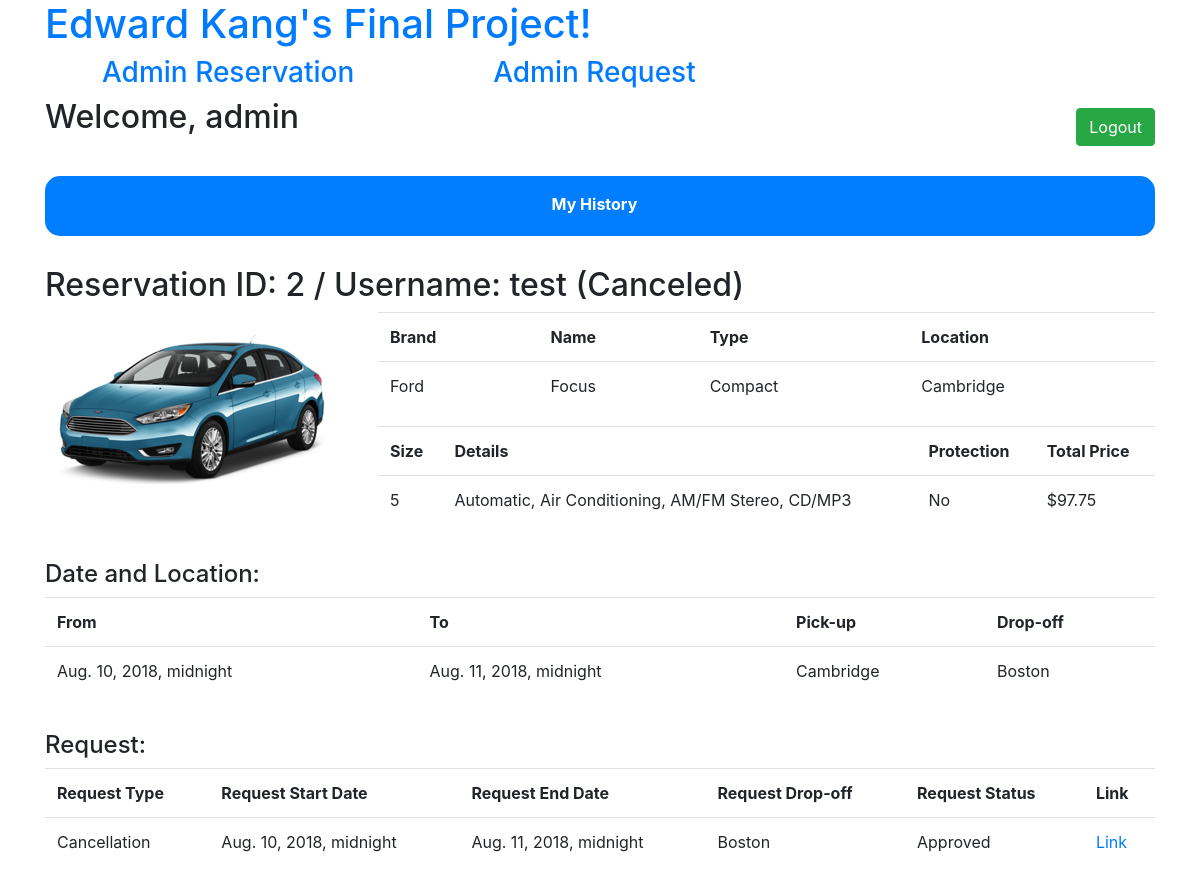
The page /adminpage/reservation/2 (signed in) on the database its author committed.
### rents/models.py (models this page shows, shortened)
class Reservation(models.Model):
    reservation_user = models.ForeignKey(settings.AUTH_USER_MODEL, on_delete=models.CASCADE)
    reservation_car = models.ForeignKey(Car, on_delete=models.CASCADE)
    reservation_start_date = models.DateTimeField()
    reservation_end_date = models.DateTimeField()
    reservation_drop_off = models.ForeignKey(Location, on_delete=models.CASCADE)
    reservation_protection = models.CharField(max_length=64)
    reservation_total_price = models.FloatField()
    reservation_status = models.CharField(max_length=64)
    reservation_request = models.CharField(max_length=64)

class Car(models.Model):
    car_brand = models.CharField(max_length=64)
    car_name = models.CharField(max_length=64)
    car_type = models.CharField(max_length=64)
    car_price = models.FloatField()
    car_size = models.IntegerField()
    car_detail = models.CharField(max_length=64)
    car_status = models.CharField(max_length=64)
    car_location = models.ForeignKey(Location, on_delete=models.CASCADE)

class Location(models.Model):
    location_name = models.CharField(max_length=64)
    location_address = models.CharField(max_length=64)

class Request(models.Model):
    request_reservation = models.ForeignKey(Reservation, on_delete=models.CASCADE)
    request_reserved_date = models.ForeignKey(ReservedDate, on_delete=models.CASCADE)
    request_start_date = models.DateTimeField(blank=True, null=True)
    request_end_date = models.DateTimeField(blank=True, null=True)
    request_drop_off = models.ForeignKey(Location, on_delete=models.CASCADE)
    request_status = models.CharField(max_length=64)
    request_approval = models.CharField(max_length=64)

### rents/views.py (the view)
# urls.py: path("adminpage/reservation/<int:reservationid>", views.adminReservationDetailView, name="admin_reservation_detail"),
@user_passes_test(lambda user: user.is_superuser)
def adminReservationDetailView(request, reservationid):
    reservation_detail = Reservation.objects.filter(id=reservationid).all()
    reservation_length = len(reservation_detail)
    if not request.user.is_authenticated:
        return render(request, 'rents/login.html', {'message': 'Please login first.'})
    elif reservation_length == 0:
        return render(request, 'rents/error.html', {'message': 'No Result.'})
    else:
        reservation_request = Request.objects.filter(request_reservation__id=reservationid).all()
        context = {
            'reservationdetails' : reservation_detail,
            'reservationrequests' : reservation_request
        }
        return render(request, 'rents/admin_reservation_detail.html', context)

### rents/templates/rents/admin_reservation_detail.html (shortened to what this page needs)
{% extends "rents/menu.html" %}
{% block body %}
<div id="body_content" class="form-group">
    <div>
        <div id="search_title_full">
            {% for reservationdetail in reservationdetails %}
            <h2>Reservation ID: {{ reservationdetail.id }} / Username: {{ reservationdetail.reservation_user.username }} ({{ reservationdetail.reservation_status }})</h2>
        </div>
        <div class="body_table">
            <div class="body_table_content">
                <div id="car_image">
                    <img src="/static/rents/img/{{ reservationdetail.reservation_car.car_name }}.png" alt="{{ reservationdetail.reservation_car.car_name }}">
                </div>
                <div id="car_info">
                    <table class="table">
                        <tr>
                            <th>Brand</th>
                            <th>Name</th>
                            <th>Type</th>
                            <th>Location</th>
                        </tr>
                        <tr>
                            <td>{{ reservationdetail.reservation_car.car_brand }}</td>
                            <td>{{ reservationdetail.reservation_car.car_name }}</td>
                            <td>{{ reservationdetail.reservation_car.car_type }}</td>
                            <td>{{ reservationdetail.reservation_car.car_location.location_name }}</td>
                        </tr>
                    </table>
                </div>
                <div id="car_info">
                    <table class="table">
                        <tr>
                            <th>Size</th>
                            <th>Details</th>
                            <th>Protection</th>
                            <th>Total Price</th>
                        </tr>
                        <tr>
                            <td>{{ reservationdetail.reservation_car.car_size }}</td>
                            <td>{{ reservationdetail.reservation_car.car_detail }}</td>
                            <td>{{ reservationdetail.reservation_protection }}</td>
                            <td>${{ reservationdetail.reservation_total_price|floatformat:2 }}</td>
                        </tr>
                    </table>
                </div>
                <div id="reservation_div">
                    <h4>Date and Location:</h4>
                    <table class="table">
                        <tr>
                            <th>From</th>
                            <th>To</th>
                            <th>Pick-up</th>
                            <th>Drop-off</th>
                        </tr>
                        <tr>
                            <td id="reservation_start_date">{{ reservationdetail.reservation_start_date }}</td>
                            <td id="reservation_end_date">{{ reservationdetail.reservation_end_date }}</td>
                            <td>{{ reservationdetail.reservation_car.car_location.location_name }}</td>
                            <td id="reservation_drop_off">{{ reservationdetail.reservation_drop_off.location_name }}</td>
                        </tr>
                    </table>
                </div>
                {% endfor %}
                <div id="request_div">
                    <h4>Request:</h4>
                    {% for reservationrequest in reservationrequests %}
                    <table class="table">
                        <tr>
                            <th>Request Type</th>
                            <th>Request Start Date</th>
                            <th>Request End Date</th>
                            <th>Request Drop-off</th>
                            <th>Request Status</th>
                            <th>Link</th>
                        </tr>
                        <tr>
                            <td>{{ reservationrequest.request_status }}</td>
                            <td>{{ reservationrequest.request_start_date }}</td>
                            <td>{{ reservationrequest.request_end_date }}</td>
                            <td>{{ reservationrequest.request_drop_off.location_name }}</td>
                            <td>{{ reservationrequest.request_approval }}</td>
                            <td><a href="/adminpage/request/{{ reservationrequest.id }}">Link</a></td>
                        </tr>
                    </table>
                    {% endfor %}
                </div>
            </div>
        </div>
    </div>
</div>
{% endblock %}

### rents/templates/rents/menu.html
{% extends "rents/layout.html" %}
{% block menu %}
<div class="form-group">
    <div class="content_item">
        <h2 id="title_welcome">Welcome, {{ user.username }}</h2>
        <input id="logout_button" class="btn btn-success" type="button" value="Logout" onclick="location.href = '/logout'"/>
    </div>
    <div id="menu">
        <table id="menu_table">
            <tr id="menu_table_tr">
                <td id="menu_table_td">
                </td>
                <td id="menu_table_td">
                    <a class="menu_button" href="/history">My History</a>
                </td>
                <td id="menu_table_td">
                </td>
            </tr>
        </table>
    </div>
    {% block body %}
    {% endblock %}
</div>
{% endblock %}

### rents/static/rents/style.css (style rules this page uses)
#title_welcome { width: 50%; display: block; float: left; }
#logout_button { margin-top: 10px; display: block; float: right; }
#menu { background-color: #007eff; border-radius: 15px; margin-top: 30px; margin-bottom: 30px; width: 100%; display: block; float: right; }
#menu_table { margin: auto; width: 100% !important; }
#menu_table_tr { height: 60px; width: 100%; display: block; float: left; }
#menu_table_td { width: 33%; display: block; float: left; text-align: center; margin-top: 15px; }
.menu_button { color: white; font-weight: bold; }
#body_content { width: 100%; display: block; float: left; }
#search_title_full { display: block; float: left; width: 100%; }
#car_image { display: block; float: left; width: 30%; }
#car_info { display: block; float: left; width: 70%; }
#reservation_div, #request_div, #submit_request_div { margin-top: 20px; display: block; float: left; width: 100%; }
.body_table_content { margin-bottom: 40px; display: block; float: left; width: 100%; }

### rows shown on the page
Reservation: id "2", reservation_user.username "test", reservation_status "Canceled", reservation_car.car_name (picture), reservation_car.car_brand "Ford", reservation_car.car_name "Focus", reservation_car.car_type "Compact", reservation_car.car_location.location_name "Cambridge", reservation_car.car_size "5", reservation_car.car_detail "Automatic, Air Conditioning, AM/FM Stereo, CD/MP3", reservation_protection "No", reservation_total_price "97.75", reservation_start_date "Aug. 10, 2018, midnight", reservation_end_date "Aug. 11, 2018, midnight", reservation_drop_off.location_name "Boston"
Request: request_status "Cancellation", request_start_date "Aug. 10, 2018, midnight", request_end_date "Aug. 11, 2018, midnight", request_drop_off.location_name "Boston", request_approval "Approved"

### other values the page prints
{{ user.username }} "admin"
